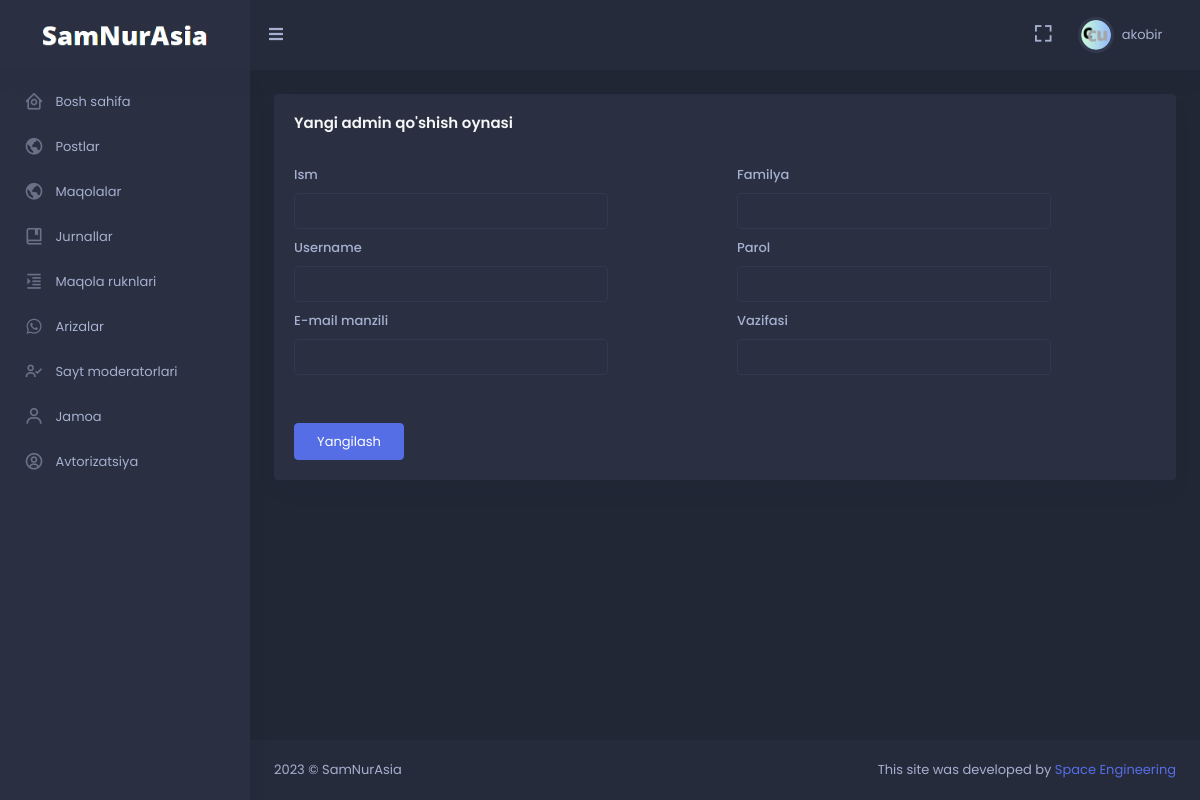
Screenshot of /moderator/moderator/add (signed in) with the database file from the repository.
### moderator/models.py (models this page shows, shortened)
class User(AbstractUser):
    image = models.ImageField(null=True, blank=True, upload_to='images/avatar')
    dark_mode = models.BooleanField(default=False)
    class Meta:
        verbose_name = 'User'
        verbose_name_plural = '1. Userlar'

### moderator/decorator.py (the view)
    def wrapper_func(request, *args, **kwargs):
        moderator = Moderator.get_moderator_or_None(request=request)
        if moderator == None:
            raise Http404()
        if moderator.is_created == True:
            return func(request, *args, **kwargs)
        else:
            raise Http404()

### moderator/forms.py
class ModeratorUserForm(forms.ModelForm):
    class Meta:
        model = User
        fields = [
            'first_name', 'last_name', 'username', 'password', 'email',
        ]
    def __init__(self, *args, **kwargs):
        super().__init__(*args, **kwargs)
        self.fields['first_name'].widget.attrs.update({'class': 'form-control'})
        self.fields['last_name'].widget.attrs.update({'class': 'form-control'})
        self.fields['username'].widget.attrs.update({'class': 'form-control'})
        self.fields['password'].widget.attrs.update({'class': 'form-control'})
        self.fields['email'].widget.attrs.update({'class': 'form-control'})
        self.fields['first_name'].label = 'Ism'
        self.fields['last_name'].label = 'Familya'
        self.fields['email'].label = 'E-mail manzili'
        self.fields['username'].label = 'Username'
        self.fields['password'].label = 'Parol'

### moderator/decorator.py (called while the page is built)
def moderator_only(func):
    def wrapper_func(request, *args, **kwargs):
        if Moderator.get_moderator_or_None(request=request) is not None:
            return func(request, *args, **kwargs)
        else:
            raise Http404()
    return wrapper_func

def super_moderator_only(func):
    def wrapper_func(request, *args, **kwargs):
        moderator = Moderator.get_moderator_or_None(request=request)
        if moderator == None:
            raise Http404()
        if moderator.is_created == True:
            return func(request, *args, **kwargs)
        else:
            raise Http404()
    return wrapper_func

### moderator/models.py (called while the page is built)
    def get_moderator_or_None(request: WSGIRequest):
        if not request.user.is_authenticated:
            return None
        user = request.user
        if not (user.is_active and user.is_staff):
            return None
        try:
            moderator = Moderator.objects.get(user_id=user.pk)
            return moderator
        except:
            return None

### moderator/views.py (called while the page is built, shortened)
@login_required(login_url='login')
@moderator_only
@super_moderator_only
def moderator_add(request: WSGIRequest):
    moderator = get_object_or_404(Moderator, user_id=request.user.pk)
    if moderator.is_created == False:
        raise Http404()
    form = ModeratorUserForm()
    return render(request, 'moderator/moderator_add.html', {
        'form': form,
    })

### templates/moderator/moderator_add.html (shortened to what this page needs)
{% extends 'moderator/base.html' %}
{% block content %}
<div class="row">
    <div class="col-xl-12">
        <div class="card">
            <div class="card-body">
                <h4 class="card-title mb-4"> Yangi admin qo'shish oynasi </h4>
                <form class="row" method="POST" enctype="multipart/form-data"> {% csrf_token %}
                    {% for i in form %}
                    <div class="col-md-6">
                        <label for="horizontal-firstname-input" class="col-sm-3 col-form-label"> {{i.label}} </label>
                        <div class="col-sm-9">{{i}}</div>
                    </div>
                    {% endfor %}
                    <div class="col-md-6">
                        <label for="horizontal-firstname-input" class="col-sm-3 col-form-label"> Vazifasi </label>
                        <div class="col-sm-9">
                            <input type="text" class="form-control" name="role" required>
                        </div>
                    </div>
                    <div class="col-12">
                        <div class="mt-5">
                            <button type="submit" class="btn btn-primary w-md">Yangilash</button>
                        </div>
                    </div>
                </form>
            </div>
        </div>
    </div>
</div>
{% endblock %}

### templates/moderator/base.html (shortened to what this page needs)
<!doctype html> {% load static %}
<html lang="en">
<head>
    <link href="{% static 'skote/assets/css/bootstrap.min.css' %}" id="bootstrap-style" rel="stylesheet"
        type="text/css" />
    <link href="{% static 'skote/assets/css/icons.min.css' %}" rel="stylesheet" type="text/css" />
    <link href="{% static 'skote/assets/css/app.min.css' %}" id="app-style" rel="stylesheet" type="text/css" />
</head>
{% if user.dark_mode == True %}
<body data-sidebar="dark" data-layout-mode="dark">
    {% else %}
<body data-sidebar="light" data-layout-mode="light">
        {% endif %}
        <div id="layout-wrapper">
            <header id="page-topbar">
                <div class="navbar-header">
                    <div class="d-flex">
                        <div class="navbar-brand-box">
                            <a href="#" class="logo logo-light" style="pointer-events: none;">
                                <span class="logo-lg">
                                    <img src="{% static 'image/dark.png' %}" alt="" height="22">
                                </span>
                            </a>
                        </div>
                        <button type="button" class="btn btn-sm px-3 font-size-16 header-item waves-effect"
                            id="vertical-menu-btn">
                            <i class="fa fa-fw fa-bars"></i>
                        </button>
                    </div>
                    <div class="d-flex">
                        <div class="dropdown d-none d-lg-inline-block ms-1">
                            <button type="button" class="btn header-item noti-icon waves-effect"
                                data-bs-toggle="fullscreen">
                                <i class="bx bx-fullscreen"></i>
                            </button>
                        </div>
                        <div class="dropdown d-inline-block">
                            <button type="button" class="btn header-item waves-effect" id="page-header-user-dropdown"
                                data-bs-toggle="dropdown" aria-haspopup="true" aria-expanded="false">
                                <img class="rounded-circle header-profile-user"
                                    src="{% if user.image %}{{user.image.url}}{% else %}{% static 'skote/assets/images/users/avatar_default.png' %}{% endif %}"
                                    alt="Header Avatar">
                                <span class="d-none d-xl-inline-block ms-1" key="t-henry">{{ user.username }}</span>
                                <i class="mdi mdi-chevron-down d-none d-xl-inline-block"></i>
                            </button>
                        </div>
                    </div>
                </div>
            </header>
            <div class="vertical-menu">
                <div data-simplebar class="h-100">
                    <div id="sidebar-menu">
                        <ul class="metismenu list-unstyled" id="side-menu">
                            <li>
                                <a href="{% url 'dashboard' %}" >
                                    <i class="bx bx-home-circle"></i>
                                    <span key="t-dashboards"> Bosh sahifa </span>
                                </a>
                            </li>
                            <li>
                                <a href="{% url 'all_posts' %}">
                                    <i class="bx bx-world"></i>
                                    <span key="t-dashboards"> Postlar </span>
                                </a>
                            </li>
                            <li>
                                <a href="{% url 'all_article' %}">
                                    <i class="bx bx-world"></i>
                                    <span key="t-dashboards"> Maqolalar </span>
                                </a>
                            </li>
                            <li>
                                <a href="{% url 'journal_all' %}">
                                    <i class="bx bx-book-bookmark"></i>
                                    <span key="t-dashboards"> Jurnallar </span>
                                </a>
                            </li>
                            <li>
                                <a href="{% url 'article_col_all' %}" class="waves-effect">
                                    <i class="bx bx-right-indent"></i>
                                    <span key="t-chat"> Maqola ruknlari </span>
                                </a>
                            </li>
                            <li>
                                <a href="{% url 'petition_all' %}" class="waves-effect">
                                    <i class="bx bxl-whatsapp"></i>
                                    <span key="t-file-manager">Arizalar</span>
                                </a>
                            </li>
                            <li>
                                <a href="{% url 'moderator_all' %}" class="waves-effect">
                                    <i class="bx bx-user-check"></i>
                                    <span key="t-file-manager">Sayt moderatorlari</span>
                                </a>
                            </li>
                            <li>
                                <a href="{% url 'team_all' %}" class="waves-effect">
                                    <i class="bx bx-user"></i>
                                    <span key="t-file-manager"> Jamoa </span>
                                </a>
                            </li>
                            <li>
                                <a href="#" class="has-arrow waves-effect">
                                    <i class="bx bx-user-circle"></i>
                                    <span key="t-ecommerce">Avtorizatsiya</span>
                                </a>
                            </li>
                        </ul>
                    </div>
                </div>
            </div>
            <div class="main-content">
                <div class="page-content">
                    <div class="container-fluid">
                        {% block content %}{% endblock %}
                    </div>
                </div>
                <footer class="footer">
                    <div class="container-fluid">
                        <div class="row">
                            <div class="col-sm-6">
                                <script>document.write(new Date().getFullYear())</script> © SamNurAsia
                            </div>
                            <div class="col-sm-6">
                                <div class="text-sm-end d-none d-sm-block">
                                    This site was developed by <a href="#">Space Engineering</a>
                                </div>
                            </div>
                        </div>
                    </div>
                </footer>
            </div>
        </div>
    </body>
</html>

### rows the page displays
User: image (picture), username "akobir"

### other values shown
{{ i.label }} "Ism" "Familya" "Username" "Parol" "E-mail manzili"
